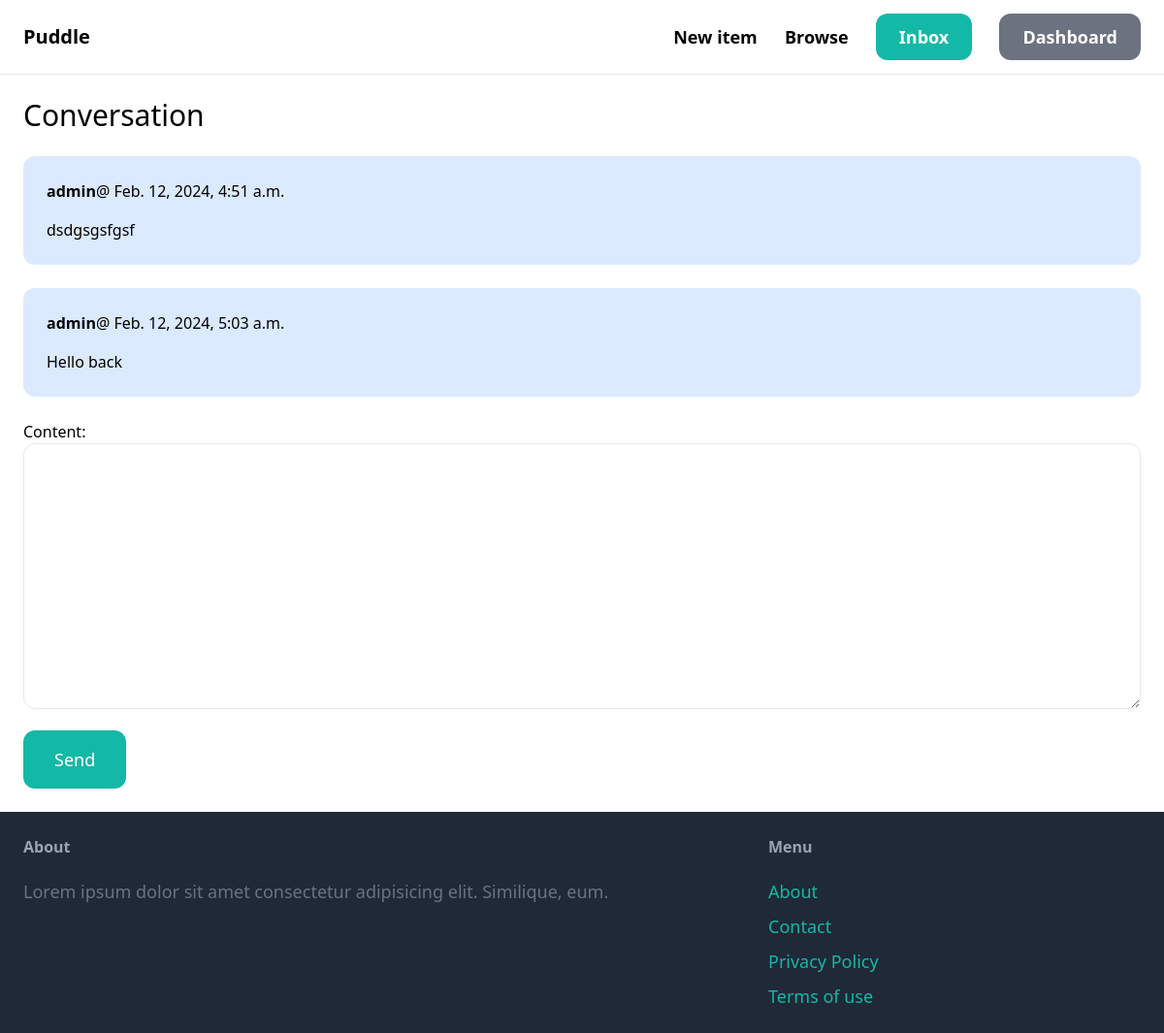
The page /inbox/2/ (signed in) on the database its author committed.
### conversation/models.py (models this page shows)
class ConversationMessage(models.Model):
    conversation = models.ForeignKey(
        Conversation, related_name='messages', on_delete=models.CASCADE)
    content = models.TextField()
    created_at = models.DateTimeField(auto_now_add=True)
    created_by = models.ForeignKey(
        User, related_name='created_messages', on_delete=models.CASCADE)

### conversation/views.py (the view)
# urls.py: path('<int:pk>/', views.detail, name='detail'),
@login_required
def detail(request, pk):
    conversation = Conversation.objects.filter(
        members__in=[request.user.id]).get(pk=pk)
    if request.method == 'POST':
        form = ConversationMessageForm(request.POST)
        if form.is_valid():
            converation_message = form.save(commit=False)
            converation_message.conversation = conversation
            converation_message.created_by = request.user
            converation_message.save()
            conversation.save()
            return redirect('conversation:detail', pk=pk)
    else:
        form = ConversationMessageForm()
    return render(request, 'conversation/detail.html', {
        'conversation': conversation,
        'form': form,
    })

### conversation/forms.py
class ConversationMessageForm(forms.ModelForm):
    class Meta:
        model = ConversationMessage
        fields = ('content',)
        widgets = {
            'content': forms.Textarea(attrs={
                'class': 'w-full py-4 px-6 rounded-xl border'
            })
        }

### conversation/templates/conversation/detail.html (shortened to what this page needs)
{% extends "core/base.html" %}
{% block content %}
<h1 class="mb-6 text-3xl">Conversation</h1>
<div class="space-y-6">
    {% for message in conversation.messages.all %}
        <div class="p-6 flex {% if message.created_by == request.user %} bg-blue-100 {% else %} bg-gray-100 {% endif %} rounded-xl">
            <div>
                <p class="mb-4"><strong>{{ message.created_by.username }}</strong>@ {{ message.created_at }}</p>
                <p>{{ message.content }}</p>
            </div>
        </div>
    {% endfor %}
</div>
<form action="." method="post" class="mt-6">
    {{ form.as_p }}
    <button class="py-4 mt-4 px-8 text-lg bg-teal-500 hover:bg-teal-700 rounded-xl text-white">Send</button>
</form>
{% endblock %}

### rows shown on the page
ConversationMessage: created_by.username "admin", created_at "Feb. 12, 2024, 4:51 a.m.", content "dsdgsgsfgsf"
ConversationMessage: created_by.username "admin", created_at "Feb. 12, 2024, 5:03 a.m.", content "Hello back"
